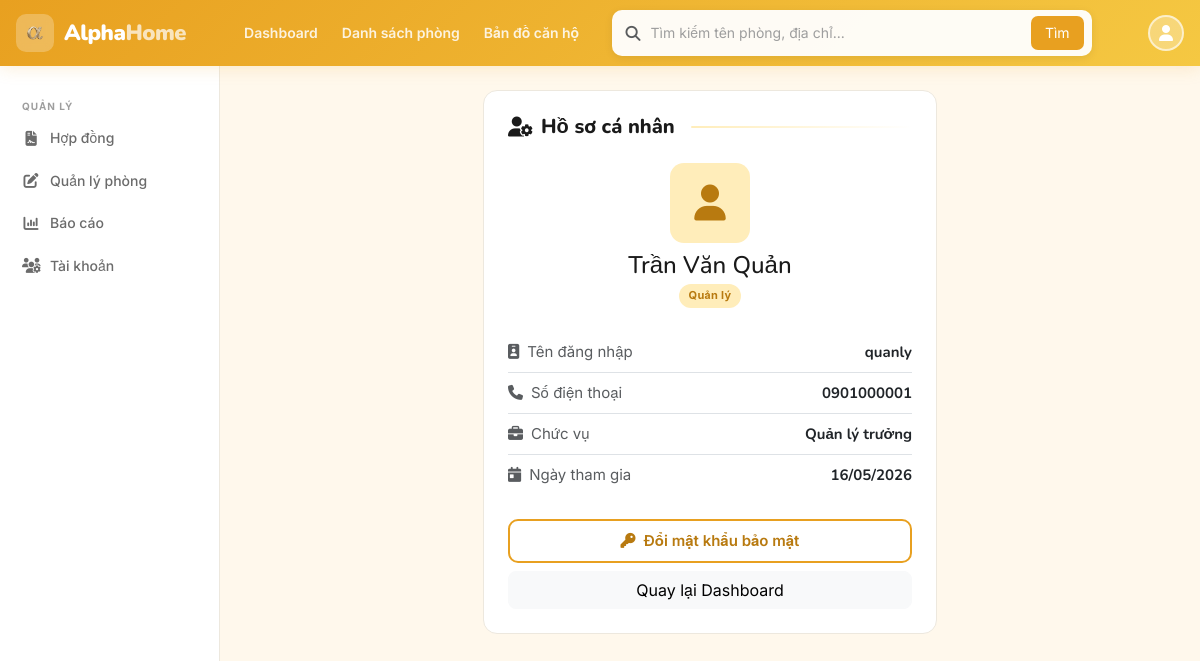
Screenshot of /ho-so/ (signed in) with the database file from the repository.
### core/models.py (models this page shows, shortened)
class QuanLy(models.Model):
    user = models.OneToOneField(User, on_delete=models.CASCADE, related_name='quanly')
    ho_ten = models.CharField(max_length=100)
    so_dien_thoai = models.CharField(max_length=15)
    chuc_vu = models.CharField(max_length=50, default='Quản lý')
    class Meta:
        verbose_name = 'Quản Lý'
        verbose_name_plural = 'Quản Lý'

### core/views.py (the view, shortened to what this page needs)
# urls.py: path('ho-so/',           views.ProfileView.as_view(),           name='profile'),
class ProfileView(StaffRequiredMixin, View):
    def get(self, request: HttpRequest) -> HttpResponse:
        ctx = _base_context(request)
        profile_info = {}
        if hasattr(request.user, 'quanly'):
            profile_info = {
                'ho_ten': request.user.quanly.ho_ten,
                'sdt': request.user.quanly.so_dien_thoai,
                'vai_tro': 'Quản lý',
                'chuc_vu': request.user.quanly.chuc_vu
            }
        ctx['profile'] = profile_info
        return render(request, 'core/profile.html', ctx)

### core/views.py (called while the page is built)
def _base_context(request: HttpRequest) -> dict:
    return {'chuyen_muc_list': ChuyenMuc.objects.all()}

    def dispatch(self, request: HttpRequest, *args, **kwargs):
        if not request.user.is_authenticated:
            return self.handle_no_permission()
        return super().dispatch(request, *args, **kwargs)

### templates/core/profile.html (shortened to what this page needs)
{% extends 'base.html' %}
{% load static %}
{% block content %}
<div class="row justify-content-center">
    <div class="col-md-8 col-lg-6">
        <div class="ah-card p-4">
            <h2 class="ah-section-title mb-4">
                <i class="fa-solid fa-user-gear"></i> Hồ sơ cá nhân
            </h2>
            <div class="text-center mb-4">
                <div class="stat-icon honey mx-auto mb-2" style="width: 80px; height: 80px; font-size: 36px;">
                    <i class="fa-solid fa-user"></i>
                </div>
                <h4 class="mb-0">{{ profile.ho_ten }}</h4>
                <span class="badge-status badge-honey mt-1">{{ profile.vai_tro }}</span>
            </div>
            <div class="list-group list-group-flush mb-4">
                <div class="list-group-item d-flex justify-content-between align-items-center px-0">
                    <span class="text-muted"><i class="fa-solid fa-id-badge me-2"></i>Tên đăng nhập</span>
                    <span class="fw-bold">{{ user.username }}</span>
                </div>
                <div class="list-group-item d-flex justify-content-between align-items-center px-0">
                    <span class="text-muted"><i class="fa-solid fa-phone me-2"></i>Số điện thoại</span>
                    <span class="fw-bold">{{ profile.sdt|default:"Chưa cập nhật" }}</span>
                </div>
                <div class="list-group-item d-flex justify-content-between align-items-center px-0">
                    <span class="text-muted"><i class="fa-solid fa-briefcase me-2"></i>Chức vụ</span>
                    <span class="fw-bold">{{ profile.chuc_vu|default:"Thành viên" }}</span>
                </div>
                <div class="list-group-item d-flex justify-content-between align-items-center px-0">
                    <span class="text-muted"><i class="fa-solid fa-calendar-day me-2"></i>Ngày tham gia</span>
                    <span class="fw-bold">{{ user.date_joined|date:"d/m/Y" }}</span>
                </div>
            </div>
            <div class="d-grid gap-2">
                <a href="{% url 'password_change' %}" class="btn-honey-outline text-decoration-none text-center">
                    <i class="fa-solid fa-key me-2"></i>Đổi mật khẩu bảo mật
                </a>
                <a href="{% url 'dashboard' %}" class="btn btn-light rounded-3">
                    Quay lại Dashboard
                </a>
            </div>
        </div>
    </div>
</div>
{% endblock %}

### static/css/style.css (style rules this page uses)
:root { --honey-primary: #E8A020; --honey-light: #F5C842; --honey-dark: #B87A10; --honey-bg: #FFF8EC; --honey-amber: #FFEDBA; --honey-shadow: rgba(232, 160, 32, 0.18); --surface: #FFFFFF; --surface-2: #FAFAFA; --border: #EDE8DE; --text-primary: #1A1A1A; --text-secondary: #6B6B6B; --text-muted: #9E9E9E; --status-available: #2E7D32; --status-available-bg: #E8F5E9; --status-pending: #F57C00; --status-pending-bg: #FFF3E0; --status-rented: #757575; --status-rented-bg: #F5F5F5; --price-color: #C62828; --radius-card: 14px; --radius-btn: 10px; --radius-badge: 20px; }
*, *::before, *::after { box-sizing: border-box; }
body { font-family: 'Inter', 'Helvetica Neue', Arial, sans-serif; color: var(--text-primary); background-color: var(--honey-bg); font-size: 15px; line-height: 1.6; }
h1, h2, h3, h4, h5, h6, .fw-bold, .fw-semibold { font-family: 'Nunito', 'Inter', sans-serif; }
.btn-honey-outline { background: transparent; border: 2px solid var(--honey-primary); color: var(--honey-dark); font-weight: 600; border-radius: var(--radius-btn); padding: 8px 20px; transition: all 0.2s; }
.stat-icon { width: 52px; height: 52px; border-radius: 14px; display: flex; align-items: center; justify-content: center; font-size: 22px; flex-shrink: 0; }
.stat-icon.honey { background: var(--honey-amber); color: var(--honey-dark); }
.ah-card { background: var(--surface); border-radius: var(--radius-card); overflow: hidden; border: 1.5px solid var(--border); transition: all 0.22s; height: 100%; display: flex; flex-direction: column; }
.badge-status { display: inline-flex; align-items: center; gap: 4px; padding: 3px 10px; border-radius: var(--radius-badge); font-size: 11px; font-weight: 700; letter-spacing: 0.3px; }
.badge-honey { background: var(--honey-amber); color: var(--honey-dark); }
.ah-section-title { font-family: 'Nunito', sans-serif; font-size: 20px; font-weight: 800; color: var(--text-primary); margin-bottom: 16px; display: flex; align-items: center; gap: 8px; }
.ah-section-title::after { content: ''; flex: 1; height: 2px; background: linear-gradient(to right, var(--honey-amber), transparent); border-radius: 2px; margin-left: 8px; }

### rows the page displays
QuanLy: ho_ten "Trần Văn Quản", sdt "0901000001", chuc_vu "Quản lý trưởng"

### other values shown
{{ profile.vai_tro }} "Quản lý"
{{ user.username }} "quanly"
{{ user.date_joined|date:"d/m/Y" }} "16/05/2026"
